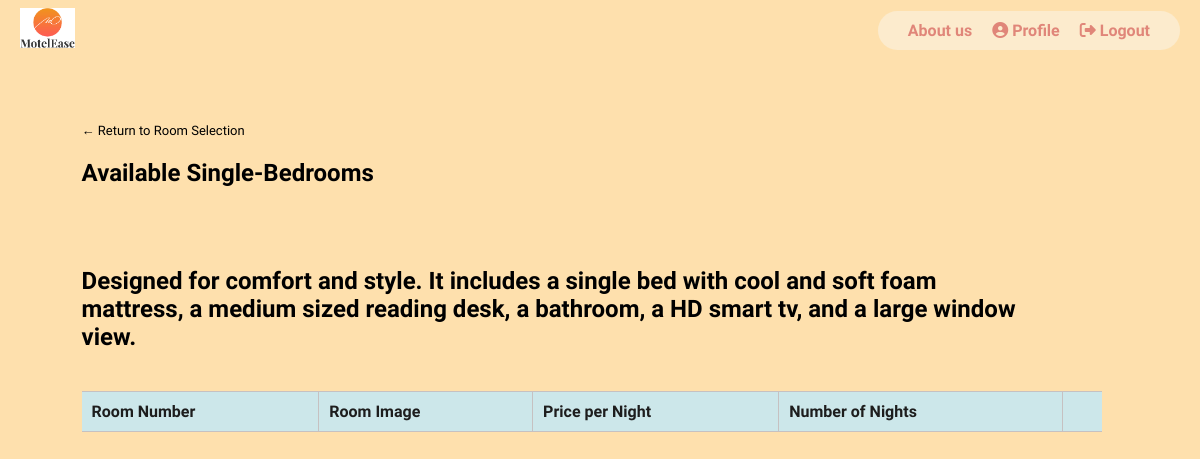
Before: /ITPROGhotel/php/single-bed.php (signed in) with the older database file.
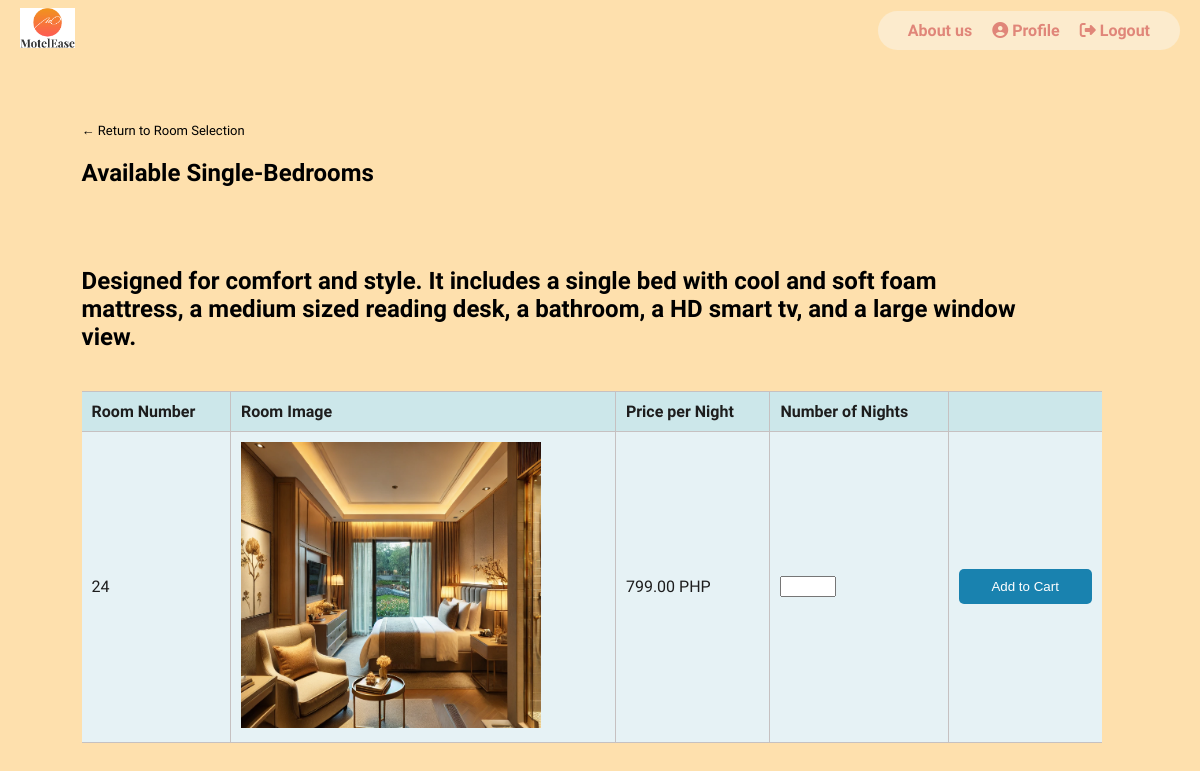
After: the same page with the newer database file.
### tables this page shows
CREATE TABLE `rooms` (
  `id` int(11) NOT NULL,
  `type` varchar(50) DEFAULT NULL,
  `price_per_night` decimal(10,2) DEFAULT NULL,
  `availability` int(11) DEFAULT NULL,
  `image` mediumblob NOT NULL,
  `room_number` int(11) NOT NULL
);

### ITPROGhotel/php/single-bed.php (the view, shortened to what this page needs)
<?php
$conn = new mysqli('localhost', 'root', '', 'itproghs');
$stmt = $conn->prepare("SELECT * FROM rooms WHERE type = 'Single' AND availability = 0");
$stmt->execute();
$result = $stmt->get_result();
$singleRooms = $result->fetch_all(MYSQLI_ASSOC);
?>
<!DOCTYPE html>
<html>
<head>
    <link href="rooms.css" rel="stylesheet" type="text/css">
    <link rel="stylesheet" href="https://cdnjs.cloudflare.com/ajax/libs/font-awesome/6.2.0/css/all.min.css">
</head>
<body class="loggedin">
    <nav class="navtop">
        <div class="nav-container">
            <div class="logo">
                <a href="home.php"><img src="motel-ease_logo.png"></a>
            </div>
            <div class="nav-links">
                <a href="aboutus.html" class="nav-link">About us</a>
                <a href="profile.php" class="nav-link"><i class="fas fa-user-circle"></i> Profile</a>
                <a href="logout.php" class="nav-link"><i class="fas fa-sign-out-alt"></i> Logout</a>
            </div>
        </div>
    </nav>
    <div class="content">
        <p><a href="room-selection.php" class="back-btn"> ← Return to Room Selection</a></p>
        <h2>Available Single-Bedrooms</h2>
        <h2></h2>
        <h2>Designed for comfort and style. It includes a single bed with cool and soft foam mattress, a medium sized reading desk, a bathroom, a HD smart tv, and a large window view.</h2>
        <table class="rooms-table">
            <thead>
                <tr>
                    <th>Room Number</th>
                    <th>Room Image</th>
                    <th>Price per Night</th>
                    <th>Number of Nights</th>
                    <th></th>
                </tr>
            </thead>
            <tbody>
                <?php foreach ($singleRooms as $room): ?>
                    <tr>
                        <td><?= htmlspecialchars($room['id']) ?></td>
                        <td><img src="uploads/Luxury.png"width="300"></td>
                        <td><?= htmlspecialchars($room['price_per_night']) ?> PHP</td>
                        <td>
                            <form action="add-to-cart.php" method="post">
                                <input type="number" name="quantity" min="1" max="30" required>
                        </td>
                        <td>
                            <input type="submit" value="Add to Cart" class="button-item">
                        </td>
                    </tr>
                <?php endforeach; ?>
            </tbody>
        </table>
    </div>
</body>
</html>

Changed rows visible on the page:
added rooms: id "24", price_per_night "799.00"
